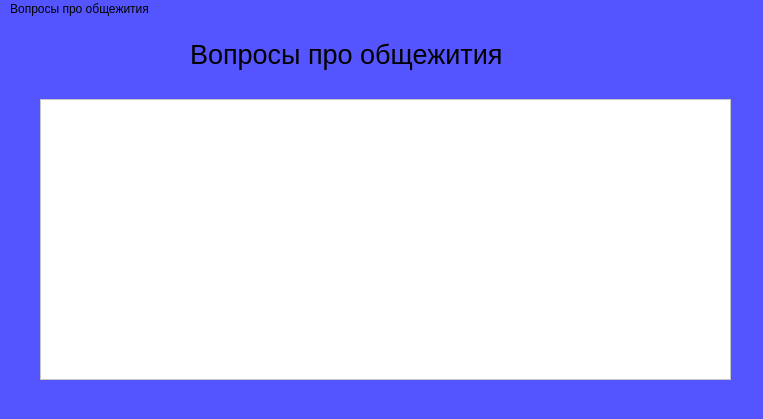
<?xml version="1.0" encoding="UTF-8"?>
<ui version="4.0">
 <class>House</class>
 <widget class="QMainWindow" name="House">
  <property name="geometry">
   <rect>
    <x>0</x>
    <y>0</y>
    <width>763</width>
    <height>419</height>
   </rect>
  </property>
  <property name="windowTitle">
   <string>MainWindow</string>
  </property>
  <property name="styleSheet">
   <string notr="true">background-color:rgb(85, 85, 255);
</string>
  </property>
  <widget class="QWidget" name="centralwidget">
   <widget class="QLabel" name="label">
    <property name="geometry">
     <rect>
      <x>190</x>
      <y>10</y>
      <width>391</width>
      <height>51</height>
     </rect>
    </property>
    <property name="font">
     <font>
      <pointsize>20</pointsize>
      <weight>50</weight>
      <italic>false</italic>
      <bold>false</bold>
      <strikeout>false</strikeout>
      <kerning>true</kerning>
     </font>
    </property>
    <property name="text">
     <string>Вопросы про общежития</string>
    </property>
   </widget>
   <widget class="QListWidget" name="listWidget">
    <property name="geometry">
     <rect>
      <x>40</x>
      <y>80</y>
      <width>691</width>
      <height>281</height>
     </rect>
    </property>
    <property name="font">
     <font>
      <pointsize>11</pointsize>
      <weight>75</weight>
      <bold>true</bold>
     </font>
    </property>
    <property name="styleSheet">
     <string notr="true">background-color: rgb(255, 255, 255);</string>
    </property>
   </widget>
  </widget>
  <widget class="QStatusBar" name="statusbar"/>
  <widget class="QMenuBar" name="menuBar">
   <property name="geometry">
    <rect>
     <x>0</x>
     <y>0</y>
     <width>763</width>
     <height>26</height>
    </rect>
   </property>
   <widget class="QMenu" name="menu">
    <property name="title">
     <string>Вопросы про общежития</string>
    </property>
    <addaction name="first"/>
    <addaction name="second"/>
    <addaction name="third"/>
    <addaction name="fourth"/>
    <addaction name="obth"/>
   </widget>
   <addaction name="menu"/>
  </widget>
  <action name="first">
   <property name="text">
    <string>Первое общежитие</string>
   </property>
  </action>
  <action name="second">
   <property name="text">
    <string>Второе общежитие</string>
   </property>
  </action>
  <action name="third">
   <property name="text">
    <string>Третье общежитие</string>
   </property>
  </action>
  <action name="fourth">
   <property name="text">
    <string>Четвертое общежитие</string>
   </property>
  </action>
  <action name="obth">
   <property name="text">
    <string>Общие вопросы</string>
   </property>
  </action>
 </widget>
 <resources/>
 <connections/>
</ui>
